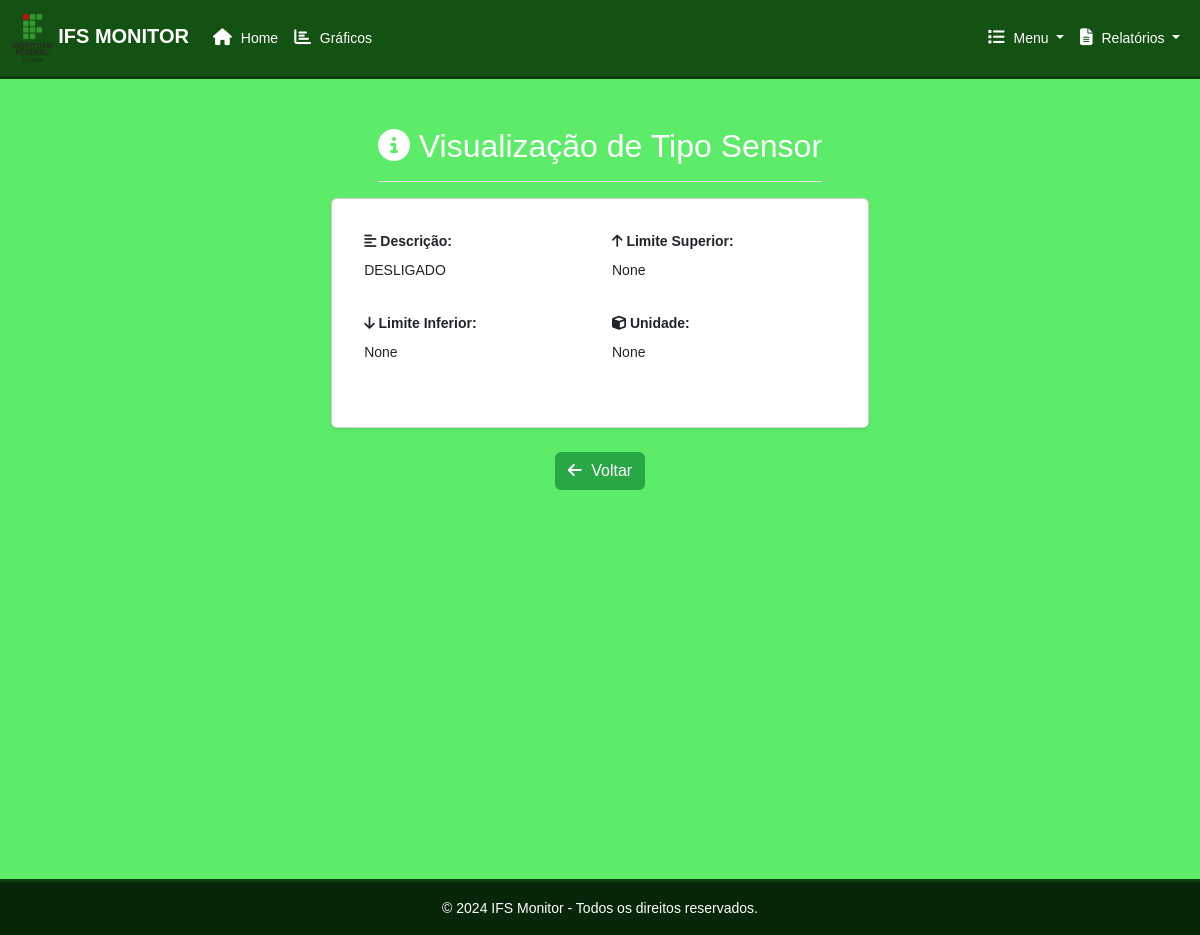
Page /sensor/detail/4 on the committed database.
### acad/models.py (models this page shows, shortened)
class TipoSensor(models.Model):
    descricao = models.CharField(max_length=50, verbose_name="Sensor")
    limite_inferior_permitido = models.FloatField(null=True, blank=True, verbose_name="Limite Inferior Permitido")
    limite_superior_permitido = models.FloatField(null=True, blank=True, verbose_name="Limite Superior Permitido")
    unidade = models.CharField(max_length=45, null=True, blank=True, verbose_name="Unidade")
    class Meta:
        db_table = 'tb_tipo_sensor'
        verbose_name = "Tipo de Sensor"
        verbose_name_plural = "Tipos de Sensores"

### acad/views.py (the view)
# urls.py: path("sensor/detail/<int:pk>", TipoSensorDetailView.as_view(), name="tipo_sensor_detail"),
class TipoSensorDetailView(DetailView):
    model = TipoSensor
    context_object_name = "tipo_sensor"
    template_name = "acad/TipoSensor/tipo_sensor_detail.html"
    fields = ["tipo", "descricao"]

### acad/templates/acad/TipoSensor/tipo_sensor_detail.html (shortened to what this page needs)
{% extends "acad/base.html" %}
{% load crispy_forms_tags %}
{% block content %}
<div class="d-flex justify-content-between flex-wrap flex-md-nowrap align-items-center pt-3 pb-2 mb-3 border-bottom">
    <h1 class="h2"><i class="fa fa-info-circle"></i> Visualização de Tipo Sensor</h1>
</div>
<div class="card shadow-sm">
    <div class="card-body">
        <div class="row">
            <div class="col-md-6 mb-3">
                <label class="form-label">
                    <strong><i class="fa fa-align-left"></i> Descrição:</strong>
                </label>
                <p class="form-control-static">{{ tipo_sensor.descricao }}</p>
            </div>
            <div class="col-md-6 mb-3">
                <label class="form-label">
                    <strong><i class="fa fa-arrow-up"></i> Limite Superior:</strong>
                </label>
                <p class="form-control-static">{{ tipo_sensor.limite_superior_permitido }}</p>
            </div>
            <div class="col-md-6 mb-3">
                <label class="form-label">
                    <strong><i class="fa fa-arrow-down"></i> Limite Inferior:</strong>
                </label>
                <p class="form-control-static">{{ tipo_sensor.limite_inferior_permitido }}</p>
            </div>
            <div class="col-md-6 mb-3">
                <label class="form-label">
                    <strong><i class="fa fa-cube"></i> Unidade:</strong>
                </label>
                <p class="form-control-static">{{ tipo_sensor.unidade }}</p>
            </div>
        </div>
    </div>
</div>
<div class="mt-4 d-flex justify-content-end">
    <a href="{% url 'tipo_sensor_list' %}" class="btn btn-primary">
        <i class="fa fa-arrow-left"></i> Voltar
    </a>
</div>
{% endblock content %}

### static/css/style.css (style rules this page uses)
body { font-size: 0.875rem; font-family: Arial, Helvetica, sans-serif; width: 100vw; min-height: 100vh; margin: 0; padding: 0; display: flex; flex-direction: column; overflow-x: hidden; overflow-y: auto; background-color: #5dec69; color: white; }
.form-label { font-weight: bold; margin-bottom: 0.5rem; }
.btn-primary { background-color: #28a745; border-color: #28a745; color: white; transition: background-color 0.3s ease; }
.btn i { margin-right: 5px; }
html { height: 100%; margin: 0; padding: 0; overflow-x: hidden; overflow-y: auto; }
html { height: 100%; }
body { min-height: 100%; }
.card-body { padding: 2rem; }

### rows in the picture
TipoSensor: descricao "DESLIGADO", limite_superior_permitido "None", limite_inferior_permitido "None", unidade "None"
